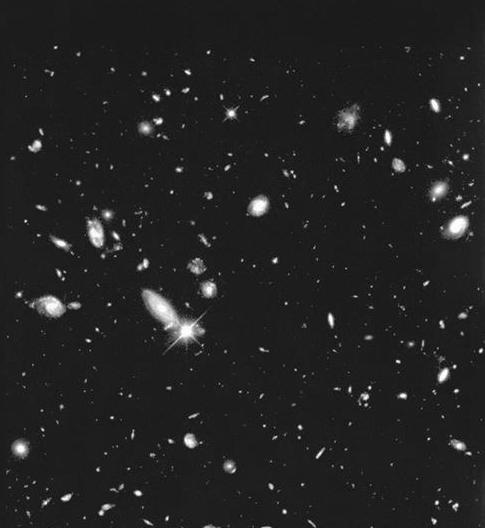
#> input picture Lab_03/12.Shading/hickson.tif, 485 x 528 px
$ python shading.py
#> lines starting #> are read from the running program, lines starting #| are printed output that depends on the picture; after the words box and inside, x2 and y2 are one past the last pixel; in counts of white or black regions, pixels touching at a corner belong together
import cv2
import numpy as np

# Read image in grayscale
img = cv2.imread("hickson.tif", cv2.IMREAD_GRAYSCALE)
#> img is the input picture: shape (528, 485); min 0, max 255, mean 34.5

if img is None:
    print("Image not found!")
    exit()

# (b) Gaussian lowpass filtering
# Kernel size and sigma chosen similar to book example
blur = cv2.GaussianBlur(img, (31, 31), 5)
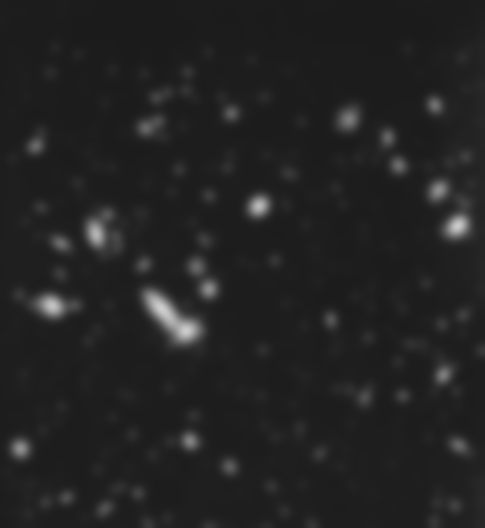
#> blur: shape (528, 485); min 27, max 206, mean 34.5

# Convert to float and scale to [0,1]
blur_norm = blur.astype(np.float32) / 255.0

# (c) Thresholding (choose threshold between 0 and 1)
T = 0.4
binary = np.zeros_like(blur_norm)
binary[blur_norm >= T] = 1.0

# Convert for display (0 or 255)
binary_disp = (binary * 255).astype(np.uint8)

# Show results
cv2.imshow("Original (a)", img)
cv2.imshow("Gaussian Lowpass (b)", blur)
cv2.imshow("Thresholded (c)", binary_disp)
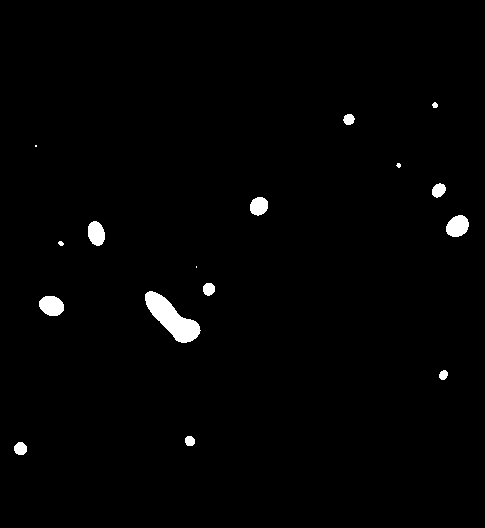
#> window 'Thresholded (c)': shape (528, 485); 1.3% white; 16 white regions (3 under 20 px), largest, box (x1, y1, x2, y2) and area: (145, 291, 201, 343) 1323, (39, 296, 64, 316) 396, (446, 215, 469, 237) 385

cv2.waitKey(0)
cv2.destroyAllWindows()

# Save outputs
cv2.imwrite("gaussian_filtered.jpg", blur)
cv2.imwrite("thresholded.jpg", binary_disp)
